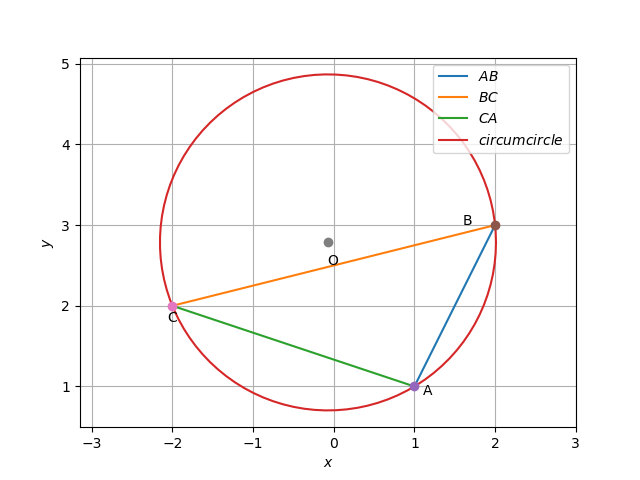

Reproduce this figure in Python.
#Code by GVV Sharma
#November 25, 2019
#released under GNU GPL

#This program plots the circumcircle of Triangle ABC
import numpy as np
import matplotlib.pyplot as plt
from coeffs import *
#from circumcentre import  ccircle
#if using termux
import subprocess
import shlex
#end if

#Triangle vertices
#A,B,C=np.loadtxt('./codes/vert.dat', dtype='double')


  A = np.array([1,1]) 
  B = np.array([2,3]) 
  C = np.array([-2,2]) 

  

len = 100

p = np.zeros(2)

O,r = ccircle(A,B,C)


#Generating all lines
x_AB = line_gen(A,B)
x_BC = line_gen(B,C)
x_CA = line_gen(C,A)
theta = np.linspace(0,2*np.pi,len)
x_circ = np.zeros((2,len))
x_circ[0,:] = r*np.cos(theta)
x_circ[1,:] = r*np.sin(theta)
x_circ = (x_circ.T + O).T

print(A,B,C,O,r)
plt.plot(x_AB[0,:],x_AB[1,:],label='$AB$')
plt.plot(x_BC[0,:],x_BC[1,:],label='$BC$')
plt.plot(x_CA[0,:],x_CA[1,:],label='$CA$')
plt.plot(x_circ[0,:],x_circ[1,:],label='$circumcircle$')

plt.plot(A[0], A[1], 'o')
plt.text(A[0] * (1 + 0.1), A[1] * (1 - 0.1) , 'A')
plt.plot(B[0], B[1], 'o')
plt.text(B[0] * (1 - 0.2), B[1] * (1) , 'B')
plt.plot(C[0], C[1], 'o')
plt.text(C[0] * (1 + 0.03), C[1] * (1 - 0.1) , 'C')
plt.plot(O[0], O[1], 'o')
plt.text(O[0] * (1 + 0.1), O[1] * (1 - 0.1) , 'O')


plt.xlabel('$x$')
plt.ylabel('$y$')
plt.legend(loc='upper right')
plt.grid() # minor
plt.axis('equal')
